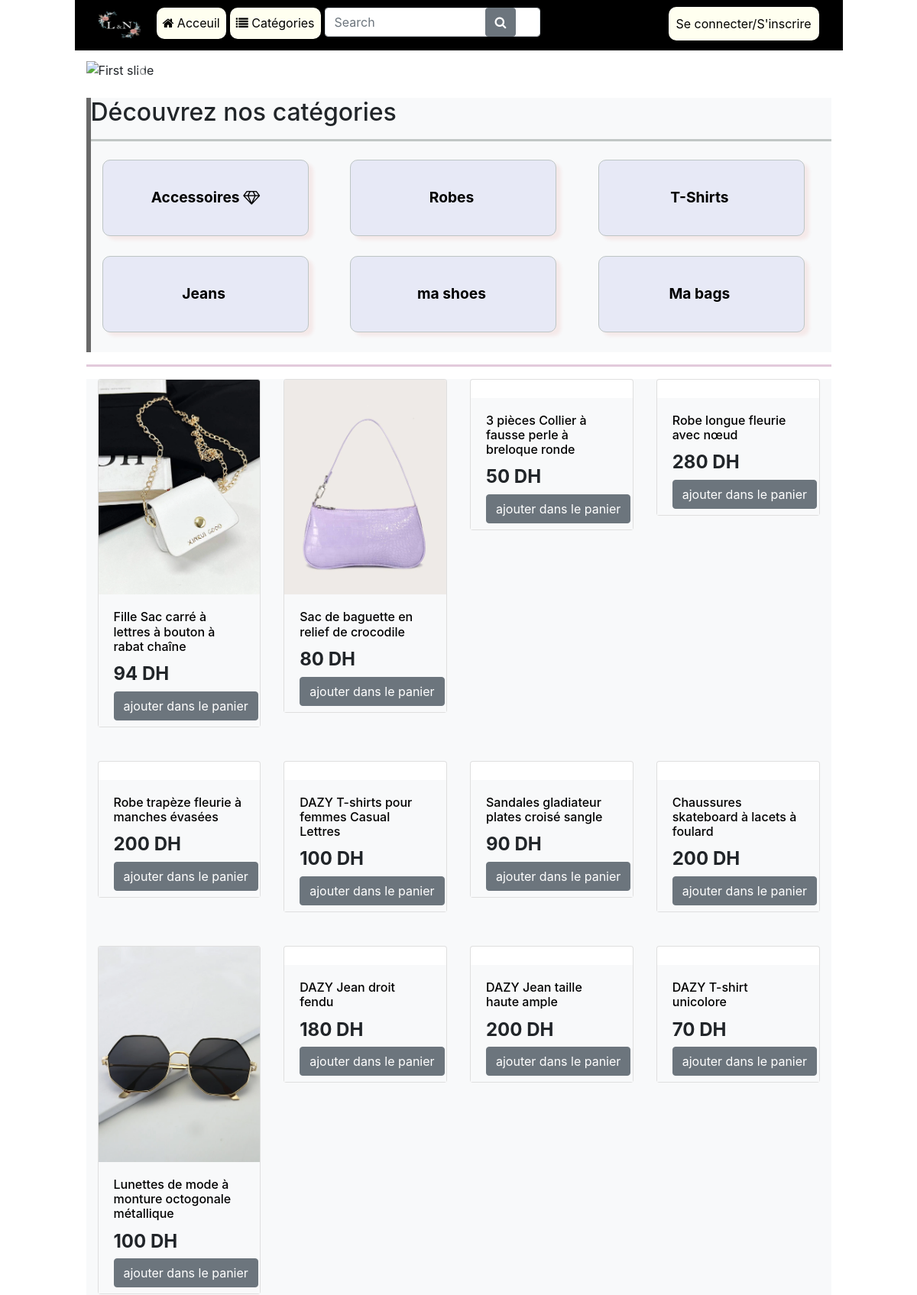
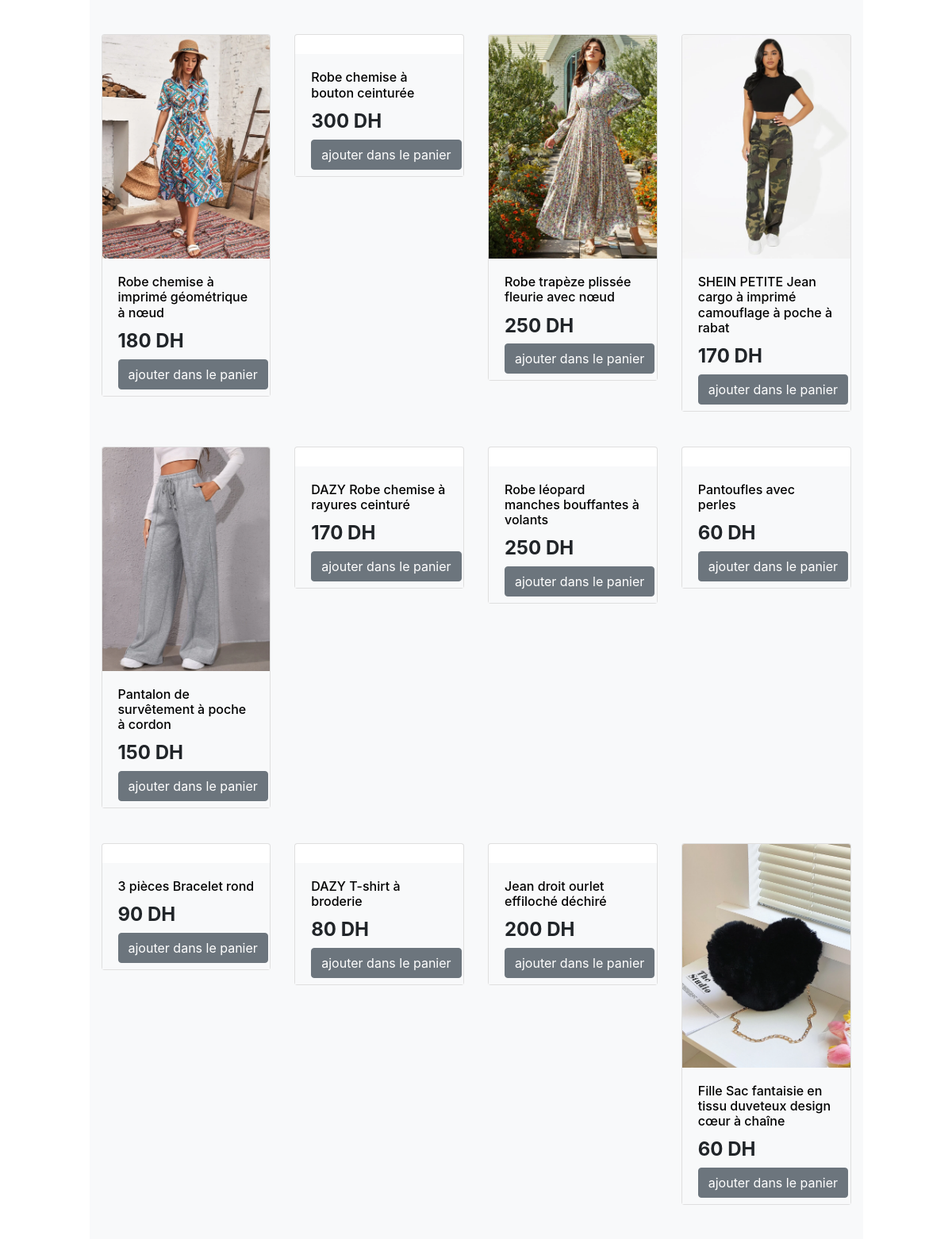
The page / (upper part) on the database its author committed (2 pictures, top to bottom).
### tables this page shows
CREATE TABLE `categories` (
  `cat_ID` int(11) NOT NULL COMMENT 'L''identifiant de la catégorie',
  `cat_name` varchar(255) NOT NULL COMMENT 'Nom de la catégorie',
  `cat_description` text NOT NULL COMMENT 'Description de la catégorie',
  `cat_icon` varchar(255) DEFAULT NULL
);

CREATE TABLE `produits` (
  `prod_ID` int(11) NOT NULL COMMENT 'L''identifiant du produit',
  `prod_name` varchar(255) NOT NULL COMMENT 'Nom du produit',
  `prod_description` text NOT NULL COMMENT 'Description dproduit',
  `prod_price` double NOT NULL COMMENT 'Prix du produit',
  `prod_marque` varchar(255) NOT NULL COMMENT 'La marque du produit',
  `id_cat_et` int(11) NOT NULL,
  `prod_date` date NOT NULL COMMENT 'Date d''ajout de produit',
  `main_image` varchar(255) NOT NULL,
  `img1` varchar(255) DEFAULT NULL,
  `img2` varchar(255) DEFAULT NULL,
  `id_user` int(11) NOT NULL
);

### includes/fonctions/fonction.php (called while the page is built, shortened)
<?php
    function getCategories(){
        global $connect;
        $stmt=$connect->prepare("SELECT * FROM categories ORDER BY cat_ID ASC");
        $stmt->execute();
        $categories=$stmt->fetchAll();
        return $categories;
    }
    function getProducts(){
        global $connect;
        $stmt=$connect->prepare("SELECT * FROM produits ORDER BY rand()");
        $stmt->execute();
        $produits=$stmt->fetchAll();
        return $produits;
    }

### abbreviations.php (called while the page is built, shortened)
<?php
    include "admin/connect.php";
    $templates = 'includes/templates/';
    $fonctions = 'includes/fonctions/';
    $prod_img = 'admin/upload/img_produits/';
    include $fonctions.'fonction.php';
    include $templates.'header.php';
?>

### index.php (the view, shortened to what this page needs)
<?php
    include "abbreviations.php";
?>
    <div class="container">
        <div id="carouselExampleIndicators1" class="carousel slide my-4" data-ride="carousel">
            <ol class="carousel-indicators">
                <li data-target="#carouselExampleIndicators1" data-slide-to="0" class="active"></li>
                <li data-target="#carouselExampleIndicators1" data-slide-to="1"></li>
                <li data-target="#carouselExampleIndicators1" data-slide-to="2"></li>
            </ol>
            <div class="carousel-inner" role="listbox">
                <div class="carousel-item active">
                    <img class="d-block img" src="layout/img/img1.png" alt="First slide">
                </div>
            </div>
            <a class="carousel-control-prev" href="#carouselExampleIndicators1" role="button" data-slide="prev">
                <span class="carousel-control-prev-icon" aria-hidden="true"></span>
            </a>
            <a class="carousel-control-next" href="#carouselExampleIndicators1" role="button" data-slide="next">
                <span class="carousel-control-next-icon" aria-hidden="true"></span>
            </a>
        </div>
        <div class="bg-light brdleft">
        <h2 class="my-4">Découvrez nos catégories<hr></h2>
        <div class="row separation-tabledecat">
            <?php $categories=getCategories();
            foreach($categories as $cat){
                echo"<a href='categories?pageid=".$cat['cat_ID']."&name=".str_replace(' ','-',$cat['cat_name'])."'>";
                echo'<div class="tabledecat">';
                echo $cat['cat_name'];
                echo ' <i class="fa fa-spin fa-'.$cat['cat_icon'].' "></i>';
                echo'</div>';
                echo'</a>';
            }
            ?>
        </div>
        </div>
        <hr>
        <div class="row bg-light">
            <?php $produits = getProducts();
            foreach($produits as $prod){
              echo'<div class="col-lg-3 col-md-6 mb-4">';
              echo'<form action="?add=';
                echo $prod['prod_ID'];
                echo'" method="POST">';
                    echo'<div class="card h-100">';
                        echo'<a href="produit.php?id='.$prod['prod_ID'].'&name='.str_replace(' ','-',$prod['prod_name']).'"><img class="card-img-top" src="'.$prod_img.$prod['main_image'].'" alt=""></a>';
                        echo'<div class="card-body bg-light">';
                            echo'<h6 class="card-title">';
                                echo'<a href="produit.php?id='.$prod['prod_ID'].'&name='.$prod['prod_name'].'">'.$prod['prod_name'].'</a>';
                            echo'</h6>';
                            echo'<h4><strong>'.$prod['prod_price'].' DH'.'</strong></h4>';
                            echo "<input type='submit' name='add_cart' class='btn btn-secondary' value='ajouter dans le panier'>";
                        echo'</div>
                        </div>
                    </div>';
             }?>
        </div>
    </div>
<?php
    include $templates. "footer.php";
?>

### layout/css/frontend.css (style rules this page uses)
html { padding-top: 56px; background-color: whitesmoke; background: url('../img/1BG.png')fixed, url('../img/2BG.png')fixed; background-size: 40%, 40%; background-position: -20% 34%, 131% 26%; background-repeat: no-repeat, no-repeat; }
body, nav { max-width: 1005px; position: relative; margin: 0 auto !important; width: 100%; }
#carouselExampleIndicators1 img { width: 100%; }
.bg-light { background-color: #f8f9fa!important; margin: 0; }
.brdleft { border-left: 6px solid dimgrey; width: 100%; }
.brdleft hr { border-top-color: #c1c7c5; }
hr { border-top: 3px solid #e2cadb; }
.card { margin-bottom: 20px; }
.card-body { padding-bottom: 0; }
.tabledecat { border: 1px solid rgb(189 197 197); border-radius: 10px; font-weight: bold; font-size: 1.2em; width: 270px; height: 100px; text-align: center; padding-top: 34px; box-shadow: 6px 5px 4px 0px #f5e9e9; background-color: #e7e9f6; }
.separation-tabledecat a { margin: 0 1.5em 1.6em 1.9em; }
a { color: black; }
.carousel-control-prev-icon, .carousel-control-next-icon { border-radius: 10px; }
form input { margin-bottom: 8px; }

### rows shown on the page
categories: cat_name "Accessoires"
categories: cat_name "Robes"
categories: cat_name "T-Shirts"
categories: cat_name "Jeans"
categories: cat_name "ma shoes"
categories: cat_name "Ma bags"
produits: main_image (picture), prod_name "Fille Sac carré à lettres à bouton à rabat chaîne", prod_price "94"
produits: main_image (picture), prod_name "Sac de baguette en relief de crocodile", prod_price "80"
produits: prod_name "3 pièces Collier à fausse perle à breloque ronde", prod_price "50"
produits: prod_name "Robe longue fleurie avec nœud", prod_price "280"
produits: prod_name "Robe trapèze fleurie à manches évasées", prod_price "200"
produits: prod_name "DAZY T-shirts pour femmes Casual Lettres", prod_price "100"
produits: prod_name "Sandales gladiateur plates croisé sangle", prod_price "90"
produits: prod_name "Chaussures skateboard à lacets à foulard", prod_price "200"
produits: main_image (picture), prod_name "Lunettes de mode à monture octogonale métallique", prod_price "100"
produits: prod_name "DAZY Jean droit fendu", prod_price "180"
produits: prod_name "DAZY Jean taille haute ample", prod_price "200"
produits: prod_name "DAZY T-shirt unicolore", prod_price "70"
produits: main_image (picture), prod_name "Robe chemise à imprimé géométrique à nœud", prod_price "180"
produits: prod_name "Robe chemise à bouton ceinturée", prod_price "300"
produits: main_image (picture), prod_name "Robe trapèze plissée fleurie avec nœud", prod_price "250"
produits: main_image (picture), prod_name "SHEIN PETITE Jean cargo à imprimé camouflage à poche à rabat", prod_price "170"
produits: main_image (picture), prod_name "Pantalon de survêtement à poche à cordon", prod_price "150"
produits: prod_name "DAZY Robe chemise à rayures ceinturé", prod_price "170"
produits: prod_name "Robe léopard manches bouffantes à volants", prod_price "250"
produits: prod_name "Pantoufles avec perles", prod_price "60"
produits: prod_name "3 pièces Bracelet rond", prod_price "90"
produits: prod_name "DAZY T-shirt à broderie", prod_price "80"
produits: prod_name "Jean droit ourlet effiloché déchiré", prod_price "200"
produits: main_image (picture), prod_name "Fille Sac fantaisie en tissu duveteux design cœur à chaîne", prod_price "60"
